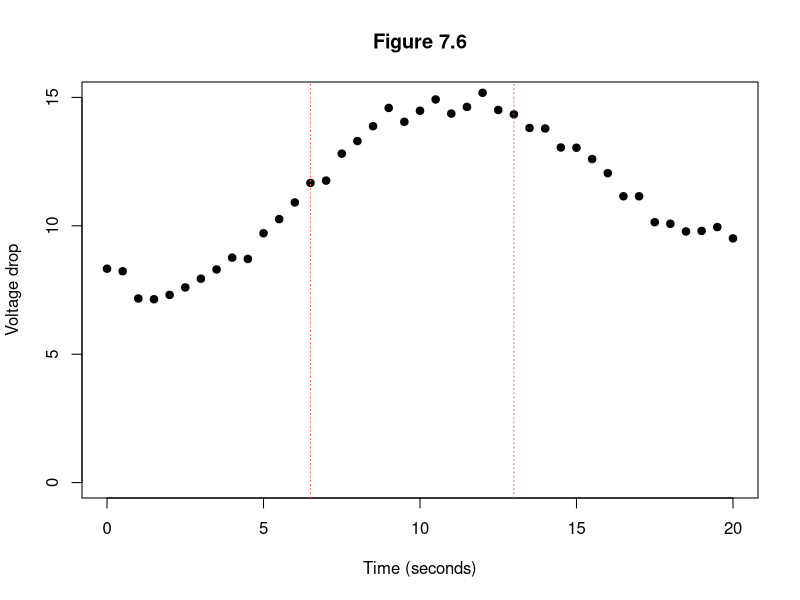
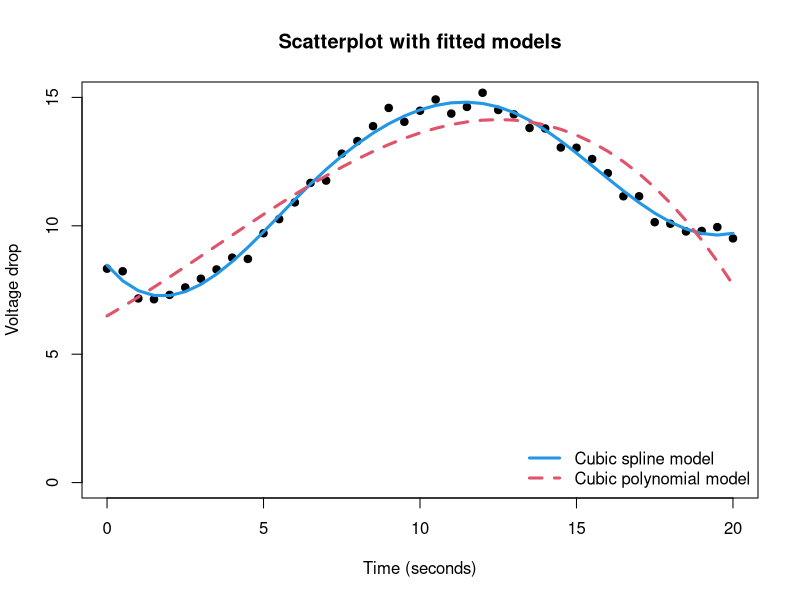
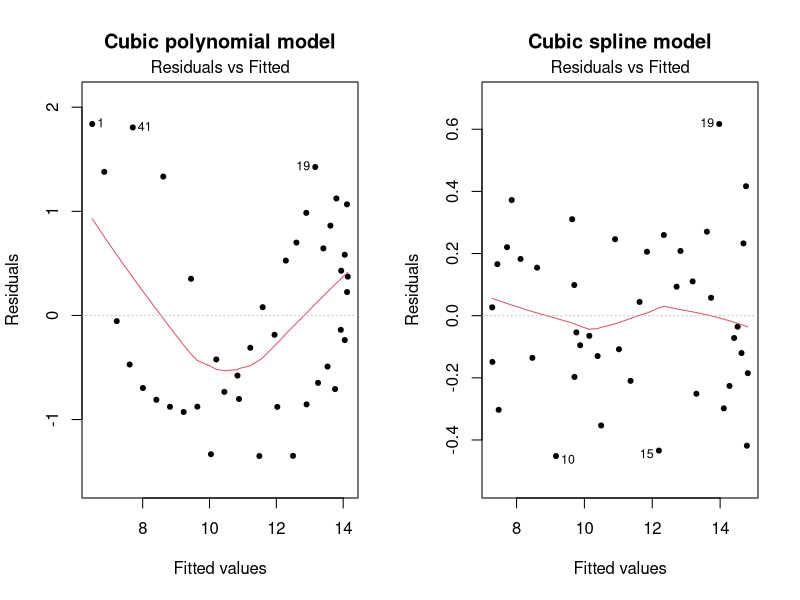

Write R code to recreate these figures, in order.
# Example 7.2 of MPV

# The data
drop <- c(8.33, 8.23, 7.17, 7.14, 7.31, 7.60, 7.94, 8.30, 8.76, 8.71, 9.71,
          10.26, 10.91, 11.67, 11.76, 12.81, 13.30, 13.88, 14.59,
          14.05, 14.48, 14.92, 14.37, 14.63, 15.18, 14.51, 14.34, 
          13.81, 13.79, 13.05, 13.04, 12.60, 12.05, 11.15, 11.15, 
          10.14, 10.08,9.78,9.80,9.95,9.51)
time <- seq(from=0, to=20, by=0.5)
dat <- data.frame(time=time, drop=drop)

# Scatterplot figure 7.6
plot(dat, ylab="Voltage drop", xlab="Time (seconds)", pch=19, 
     ylim=c(0,15), main="Figure 7.6")

abline(v=6.5, lty="dotted", col='tomato')
abline(v=13, lty="dotted", col='tomato')

## First try cubic polynomials
g3 <- lm(drop ~ time + I(time^2) + I(time^3), data=dat)
summary(g3)

# Now try cubic spline fitting
xplus <- function(x) ifelse(x>=0, x, 0)  # Auxiliar function
time6.5 <- xplus(time-6.5)
time13 <- xplus(time-13)
gs <- lm(drop ~ time + I(time^2) + I(time^3) + I(time6.5^3) + I(time13^3), data=dat)
summary(gs)

# Adding fitted curves to the scatterplot
plot(dat, ylab="Voltage drop", xlab="Time (seconds)", pch=19,
     ylim=c(0,15), main="Scatterplot with fitted models")
i <- order(time)
lines(time[i], fitted(gs)[i], col=4, lty=1, lwd=3)
lines(time[i], fitted(g3)[i], col=2, lty=2, lwd=3)
legend("bottomright", lwd=3, lty=1:2, col=c(4,2),
       legend=c("Cubic spline model", "Cubic polynomial model"), bty="n")

# Residual plots
par(mfrow=c(1,2))
plot(g3, 1, main="Cubic polynomial model", pch=20)
plot(gs, 1, main="Cubic spline model", pch=20)

# Comparing the models
anova(g3, gs)


